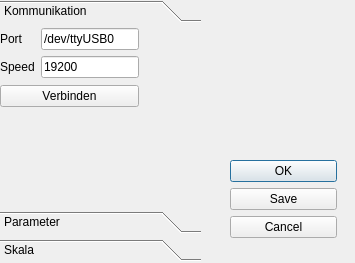
<?xml version="1.0" encoding="UTF-8"?>
<ui version="4.0">
 <class>Dialog</class>
 <widget class="QDialog" name="Dialog">
  <property name="geometry">
   <rect>
    <x>0</x>
    <y>0</y>
    <width>355</width>
    <height>263</height>
   </rect>
  </property>
  <property name="sizePolicy">
   <sizepolicy hsizetype="Fixed" vsizetype="Fixed">
    <horstretch>0</horstretch>
    <verstretch>0</verstretch>
   </sizepolicy>
  </property>
  <property name="minimumSize">
   <size>
    <width>200</width>
    <height>200</height>
   </size>
  </property>
  <property name="maximumSize">
   <size>
    <width>400</width>
    <height>400</height>
   </size>
  </property>
  <property name="windowTitle">
   <string>Konfiguration</string>
  </property>
  <widget class="QDialogButtonBox" name="buttonBox">
   <property name="geometry">
    <rect>
     <x>230</x>
     <y>160</y>
     <width>107</width>
     <height>83</height>
    </rect>
   </property>
   <property name="orientation">
    <enum>Qt::Vertical</enum>
   </property>
   <property name="standardButtons">
    <set>QDialogButtonBox::Cancel|QDialogButtonBox::Ok|QDialogButtonBox::Save</set>
   </property>
  </widget>
  <widget class="QToolBox" name="toolBox">
   <property name="geometry">
    <rect>
     <x>0</x>
     <y>0</y>
     <width>201</width>
     <height>261</height>
    </rect>
   </property>
   <property name="currentIndex">
    <number>0</number>
   </property>
   <widget class="QWidget" name="page">
    <property name="geometry">
     <rect>
      <x>0</x>
      <y>0</y>
      <width>191</width>
      <height>173</height>
     </rect>
    </property>
    <attribute name="label">
     <string>Kommunikation</string>
    </attribute>
    <widget class="QWidget" name="">
     <property name="geometry">
      <rect>
       <x>0</x>
       <y>0</y>
       <width>139</width>
       <height>79</height>
      </rect>
     </property>
     <layout class="QVBoxLayout" name="verticalLayout">
      <item>
       <layout class="QFormLayout" name="formLayout_3">
        <property name="fieldGrowthPolicy">
         <enum>QFormLayout::ExpandingFieldsGrow</enum>
        </property>
        <item row="0" column="0">
         <widget class="QLabel" name="portLabel">
          <property name="text">
           <string>Port</string>
          </property>
         </widget>
        </item>
        <item row="0" column="1">
         <widget class="QLineEdit" name="portLineEdit">
          <property name="text">
           <string>/dev/ttyUSB0</string>
          </property>
         </widget>
        </item>
        <item row="1" column="0">
         <widget class="QLabel" name="speedLabel">
          <property name="text">
           <string>Speed</string>
          </property>
         </widget>
        </item>
        <item row="1" column="1">
         <widget class="QLineEdit" name="speedLineEdit">
          <property name="text">
           <string>19200</string>
          </property>
         </widget>
        </item>
       </layout>
      </item>
      <item>
       <widget class="QPushButton" name="pushButton">
        <property name="text">
         <string>Verbinden</string>
        </property>
       </widget>
      </item>
     </layout>
    </widget>
   </widget>
   <widget class="QWidget" name="page_2">
    <property name="geometry">
     <rect>
      <x>0</x>
      <y>0</y>
      <width>191</width>
      <height>173</height>
     </rect>
    </property>
    <attribute name="label">
     <string>Parameter</string>
    </attribute>
    <widget class="QWidget" name="formLayoutWidget">
     <property name="geometry">
      <rect>
       <x>0</x>
       <y>0</y>
       <width>81</width>
       <height>80</height>
      </rect>
     </property>
     <layout class="QFormLayout" name="formLayout">
      <property name="fieldGrowthPolicy">
       <enum>QFormLayout::ExpandingFieldsGrow</enum>
      </property>
      <item row="0" column="0">
       <widget class="QLabel" name="kpLabel">
        <property name="text">
         <string>&lt;!DOCTYPE HTML PUBLIC &quot;-//W3C//DTD HTML 4.0//EN&quot; &quot;http://www.w3.org/TR/REC-html40/strict.dtd&quot;&gt;
&lt;html&gt;&lt;head&gt;&lt;meta name=&quot;qrichtext&quot; content=&quot;1&quot; /&gt;&lt;style type=&quot;text/css&quot;&gt;
p, li { white-space: pre-wrap; }
&lt;/style&gt;&lt;/head&gt;&lt;body style=&quot; font-family:'Sans Serif'; font-size:9pt; font-weight:400; font-style:normal;&quot;&gt;
&lt;p align=&quot;center&quot; style=&quot; margin-top:0px; margin-bottom:0px; margin-left:0px; margin-right:0px; -qt-block-indent:0; text-indent:0px;&quot;&gt;K&lt;span style=&quot; vertical-align:sub;&quot;&gt;P&lt;/span&gt;&lt;/p&gt;&lt;/body&gt;&lt;/html&gt;</string>
        </property>
       </widget>
      </item>
      <item row="0" column="1">
       <widget class="QSpinBox" name="kpSpinBox">
        <property name="accelerated">
         <bool>true</bool>
        </property>
        <property name="maximum">
         <number>255</number>
        </property>
       </widget>
      </item>
      <item row="1" column="0">
       <widget class="QLabel" name="kiLabel">
        <property name="text">
         <string>&lt;!DOCTYPE HTML PUBLIC &quot;-//W3C//DTD HTML 4.0//EN&quot; &quot;http://www.w3.org/TR/REC-html40/strict.dtd&quot;&gt;
&lt;html&gt;&lt;head&gt;&lt;meta name=&quot;qrichtext&quot; content=&quot;1&quot; /&gt;&lt;style type=&quot;text/css&quot;&gt;
p, li { white-space: pre-wrap; }
&lt;/style&gt;&lt;/head&gt;&lt;body style=&quot; font-family:'Sans Serif'; font-size:9pt; font-weight:400; font-style:normal;&quot;&gt;
&lt;p align=&quot;center&quot; style=&quot; margin-top:0px; margin-bottom:0px; margin-left:0px; margin-right:0px; -qt-block-indent:0; text-indent:0px;&quot;&gt;K&lt;span style=&quot; vertical-align:sub;&quot;&gt;I&lt;/span&gt;&lt;/p&gt;&lt;/body&gt;&lt;/html&gt;</string>
        </property>
       </widget>
      </item>
      <item row="1" column="1">
       <widget class="QSpinBox" name="kiSpinBox">
        <property name="accelerated">
         <bool>true</bool>
        </property>
        <property name="maximum">
         <number>255</number>
        </property>
       </widget>
      </item>
      <item row="2" column="0">
       <widget class="QLabel" name="kdLabel">
        <property name="text">
         <string>&lt;!DOCTYPE HTML PUBLIC &quot;-//W3C//DTD HTML 4.0//EN&quot; &quot;http://www.w3.org/TR/REC-html40/strict.dtd&quot;&gt;
&lt;html&gt;&lt;head&gt;&lt;meta name=&quot;qrichtext&quot; content=&quot;1&quot; /&gt;&lt;style type=&quot;text/css&quot;&gt;
p, li { white-space: pre-wrap; }
&lt;/style&gt;&lt;/head&gt;&lt;body style=&quot; font-family:'Sans Serif'; font-size:9pt; font-weight:400; font-style:normal;&quot;&gt;
&lt;p align=&quot;center&quot; style=&quot; margin-top:0px; margin-bottom:0px; margin-left:0px; margin-right:0px; -qt-block-indent:0; text-indent:0px;&quot;&gt;K&lt;span style=&quot; vertical-align:sub;&quot;&gt;D&lt;/span&gt;&lt;/p&gt;&lt;/body&gt;&lt;/html&gt;</string>
        </property>
       </widget>
      </item>
      <item row="2" column="1">
       <widget class="QSpinBox" name="kdSpinBox">
        <property name="accelerated">
         <bool>true</bool>
        </property>
        <property name="maximum">
         <number>255</number>
        </property>
       </widget>
      </item>
     </layout>
    </widget>
    <widget class="QWidget" name="formLayoutWidget_2">
     <property name="geometry">
      <rect>
       <x>80</x>
       <y>20</y>
       <width>81</width>
       <height>60</height>
      </rect>
     </property>
     <layout class="QFormLayout" name="formLayout_2">
      <property name="fieldGrowthPolicy">
       <enum>QFormLayout::ExpandingFieldsGrow</enum>
      </property>
      <item row="0" column="1">
       <widget class="QDoubleSpinBox" name="tnDoubleSpinBox"/>
      </item>
      <item row="1" column="0">
       <widget class="QLabel" name="tvLabel">
        <property name="text">
         <string>&lt;!DOCTYPE HTML PUBLIC &quot;-//W3C//DTD HTML 4.0//EN&quot; &quot;http://www.w3.org/TR/REC-html40/strict.dtd&quot;&gt;
&lt;html&gt;&lt;head&gt;&lt;meta name=&quot;qrichtext&quot; content=&quot;1&quot; /&gt;&lt;style type=&quot;text/css&quot;&gt;
p, li { white-space: pre-wrap; }
&lt;/style&gt;&lt;/head&gt;&lt;body style=&quot; font-family:'Sans Serif'; font-size:9pt; font-weight:400; font-style:normal;&quot;&gt;
&lt;p align=&quot;center&quot; style=&quot; margin-top:0px; margin-bottom:0px; margin-left:0px; margin-right:0px; -qt-block-indent:0; text-indent:0px;&quot;&gt;T&lt;span style=&quot; vertical-align:sub;&quot;&gt;V&lt;/span&gt;&lt;/p&gt;&lt;/body&gt;&lt;/html&gt;</string>
        </property>
       </widget>
      </item>
      <item row="1" column="1">
       <widget class="QDoubleSpinBox" name="tvDoubleSpinBox"/>
      </item>
      <item row="0" column="0">
       <widget class="QLabel" name="tnLabel">
        <property name="text">
         <string>&lt;!DOCTYPE HTML PUBLIC &quot;-//W3C//DTD HTML 4.0//EN&quot; &quot;http://www.w3.org/TR/REC-html40/strict.dtd&quot;&gt;
&lt;html&gt;&lt;head&gt;&lt;meta name=&quot;qrichtext&quot; content=&quot;1&quot; /&gt;&lt;style type=&quot;text/css&quot;&gt;
p, li { white-space: pre-wrap; }
&lt;/style&gt;&lt;/head&gt;&lt;body style=&quot; font-family:'Sans Serif'; font-size:9pt; font-weight:400; font-style:normal;&quot;&gt;
&lt;p align=&quot;center&quot; style=&quot; margin-top:0px; margin-bottom:0px; margin-left:0px; margin-right:0px; -qt-block-indent:0; text-indent:0px;&quot;&gt;T&lt;span style=&quot; vertical-align:sub;&quot;&gt;N&lt;/span&gt;&lt;/p&gt;&lt;/body&gt;&lt;/html&gt;</string>
        </property>
       </widget>
      </item>
     </layout>
    </widget>
   </widget>
   <widget class="QWidget" name="page_4">
    <attribute name="label">
     <string>Skala</string>
    </attribute>
    <widget class="QWidget" name="formLayoutWidget_4">
     <property name="geometry">
      <rect>
       <x>0</x>
       <y>0</y>
       <width>101</width>
       <height>121</height>
      </rect>
     </property>
     <layout class="QFormLayout" name="formLayout_4">
      <item row="0" column="0">
       <widget class="QLabel" name="xminLabel">
        <property name="text">
         <string>&lt;!DOCTYPE HTML PUBLIC &quot;-//W3C//DTD HTML 4.0//EN&quot; &quot;http://www.w3.org/TR/REC-html40/strict.dtd&quot;&gt;
&lt;html&gt;&lt;head&gt;&lt;meta name=&quot;qrichtext&quot; content=&quot;1&quot; /&gt;&lt;style type=&quot;text/css&quot;&gt;
p, li { white-space: pre-wrap; }
&lt;/style&gt;&lt;/head&gt;&lt;body style=&quot; font-family:'Sans Serif'; font-size:9pt; font-weight:400; font-style:normal;&quot;&gt;
&lt;p style=&quot; margin-top:0px; margin-bottom:0px; margin-left:0px; margin-right:0px; -qt-block-indent:0; text-indent:0px;&quot;&gt;&lt;span style=&quot; font-size:12pt;&quot;&gt;x&lt;/span&gt;&lt;span style=&quot; font-size:12pt; vertical-align:sub;&quot;&gt;min&lt;/span&gt;&lt;/p&gt;&lt;/body&gt;&lt;/html&gt;</string>
        </property>
       </widget>
      </item>
      <item row="0" column="1">
       <widget class="QSpinBox" name="xminSpinBox"/>
      </item>
      <item row="1" column="0">
       <widget class="QLabel" name="xmaxLabel">
        <property name="text">
         <string>&lt;!DOCTYPE HTML PUBLIC &quot;-//W3C//DTD HTML 4.0//EN&quot; &quot;http://www.w3.org/TR/REC-html40/strict.dtd&quot;&gt;
&lt;html&gt;&lt;head&gt;&lt;meta name=&quot;qrichtext&quot; content=&quot;1&quot; /&gt;&lt;style type=&quot;text/css&quot;&gt;
p, li { white-space: pre-wrap; }
&lt;/style&gt;&lt;/head&gt;&lt;body style=&quot; font-family:'Sans Serif'; font-size:9pt; font-weight:400; font-style:normal;&quot;&gt;
&lt;p style=&quot; margin-top:0px; margin-bottom:0px; margin-left:0px; margin-right:0px; -qt-block-indent:0; text-indent:0px;&quot;&gt;&lt;span style=&quot; font-size:12pt;&quot;&gt;x&lt;/span&gt;&lt;span style=&quot; font-size:12pt; vertical-align:sub;&quot;&gt;max&lt;/span&gt;&lt;/p&gt;&lt;/body&gt;&lt;/html&gt;</string>
        </property>
       </widget>
      </item>
      <item row="1" column="1">
       <widget class="QSpinBox" name="xmaxSpinBox"/>
      </item>
      <item row="2" column="0">
       <widget class="QLabel" name="yminLabel">
        <property name="text">
         <string>&lt;!DOCTYPE HTML PUBLIC &quot;-//W3C//DTD HTML 4.0//EN&quot; &quot;http://www.w3.org/TR/REC-html40/strict.dtd&quot;&gt;
&lt;html&gt;&lt;head&gt;&lt;meta name=&quot;qrichtext&quot; content=&quot;1&quot; /&gt;&lt;style type=&quot;text/css&quot;&gt;
p, li { white-space: pre-wrap; }
&lt;/style&gt;&lt;/head&gt;&lt;body style=&quot; font-family:'Sans Serif'; font-size:9pt; font-weight:400; font-style:normal;&quot;&gt;
&lt;p style=&quot; margin-top:0px; margin-bottom:0px; margin-left:0px; margin-right:0px; -qt-block-indent:0; text-indent:0px;&quot;&gt;&lt;span style=&quot; font-size:12pt;&quot;&gt;y&lt;/span&gt;&lt;span style=&quot; font-size:12pt; vertical-align:sub;&quot;&gt;min&lt;/span&gt;&lt;/p&gt;&lt;/body&gt;&lt;/html&gt;</string>
        </property>
       </widget>
      </item>
      <item row="2" column="1">
       <widget class="QSpinBox" name="yminSpinBox"/>
      </item>
      <item row="3" column="0">
       <widget class="QLabel" name="ymaxLabel">
        <property name="text">
         <string>&lt;!DOCTYPE HTML PUBLIC &quot;-//W3C//DTD HTML 4.0//EN&quot; &quot;http://www.w3.org/TR/REC-html40/strict.dtd&quot;&gt;
&lt;html&gt;&lt;head&gt;&lt;meta name=&quot;qrichtext&quot; content=&quot;1&quot; /&gt;&lt;style type=&quot;text/css&quot;&gt;
p, li { white-space: pre-wrap; }
&lt;/style&gt;&lt;/head&gt;&lt;body style=&quot; font-family:'Sans Serif'; font-size:9pt; font-weight:400; font-style:normal;&quot;&gt;
&lt;p style=&quot; margin-top:0px; margin-bottom:0px; margin-left:0px; margin-right:0px; -qt-block-indent:0; text-indent:0px;&quot;&gt;&lt;span style=&quot; font-size:12pt;&quot;&gt;y&lt;/span&gt;&lt;span style=&quot; font-size:12pt; vertical-align:sub;&quot;&gt;max&lt;/span&gt;&lt;/p&gt;&lt;/body&gt;&lt;/html&gt;</string>
        </property>
       </widget>
      </item>
      <item row="3" column="1">
       <widget class="QSpinBox" name="ymaxSpinBox"/>
      </item>
     </layout>
    </widget>
   </widget>
  </widget>
 </widget>
 <resources/>
 <connections>
  <connection>
   <sender>buttonBox</sender>
   <signal>accepted()</signal>
   <receiver>Dialog</receiver>
   <slot>accept()</slot>
   <hints>
    <hint type="sourcelabel">
     <x>336</x>
     <y>174</y>
    </hint>
    <hint type="destinationlabel">
     <x>157</x>
     <y>262</y>
    </hint>
   </hints>
  </connection>
  <connection>
   <sender>buttonBox</sender>
   <signal>rejected()</signal>
   <receiver>Dialog</receiver>
   <slot>reject()</slot>
   <hints>
    <hint type="sourcelabel">
     <x>336</x>
     <y>180</y>
    </hint>
    <hint type="destinationlabel">
     <x>286</x>
     <y>262</y>
    </hint>
   </hints>
  </connection>
 </connections>
</ui>
